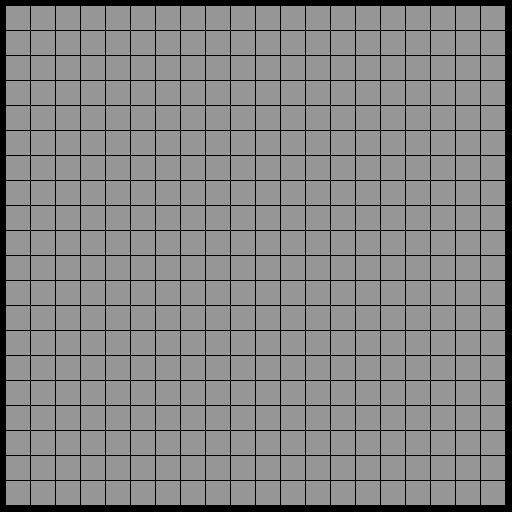
Frame 1 (no input)
Frame 60 (the mouse pressed at the canvas centre just before this capture): identical to frame 1, image omitted
Frame 120 (the mouse held since frame 60 and released just before this capture): identical to frame 1, image omitted

The Processing sketch that drew this single still picture (run headless with seeded random() and noise(); from frame 60 on, the mouse is pressed at the canvas centre):

// Processing sketch: Minesweeper
// ── Minesweeper.pde
public static boolean win = false;
public static boolean loose = false;
boolean newGame = false;
GridManager gridManager;

void setup () {
	size(512, 512);
	gridManager = new GridManager();
	startGame();
}

void startGame () {
	clearScreen();
	rectMode(CORNER);
	gridManager.initiateGrid();
	gridManager.placeMines();
	gridManager.adjecentField();
	gridManager.updateField();
	newGame = false;
	loose = false;
	win = false;
}

void draw () {
	if (win || loose)
		endGame();
}

void mouseClicked () {
	clearScreen();
	if (!loose || !win) {
		if (mouseButton == LEFT)
			gridManager.mouseClicked(mouseX, mouseY, "open");

		if (mouseButton == RIGHT) 
			gridManager.mouseClicked(mouseX, mouseY, "flag");
	}
	gridManager.updateField();
	gridManager.checkWinConditions();

	if (newGame)
		startGame();
}

void endGame () {
	gridManager.openAll();
	gridManager.updateField();

	fill(75, 75, 75, 115);
	rectMode(RADIUS);
	rect(width * 0.5, height * 0.3, 300, 75);

	fill(250);
	textSize(48);
	textAlign(CENTER);

	if (win)
		text("You win!", width * 0.5, height * 0.33);
	
	if (loose)
		text("Game over!", width * 0.5, height * 0.33);

	newGame = true;
	loose = false;
	win = false;
}

void clearScreen () {
	background(0);
}
// ── Field.pde
public class Field {
	private int x, y, size;
	public boolean isMine;
	public boolean opened;
	public boolean flagged;
	public int adjecentMines;

	public Field (int x, int y, int size) {
		this.x = x;
		this.y = y;
		this.size = width / size;
		this.isMine = isMine;
		this.opened = false;
		this.flagged = false;
	}

	public void draw () {
		if (!opened)
			fill(150);

		if (opened) {
			if (isMine)
				fill(200, 50, 50);
			else 
				fill(200);	
		}

		if (flagged)
			fill(50, 50, 200);

		rect(x * size + 5, y * size + 5, size, size);

		if (opened && adjecentMines != 0) {
			fill(20 * adjecentMines * 2, 20, 20);
			textSize(size * 0.5);
			textAlign(CENTER);
			text(adjecentMines, x * size + size * 0.75, y * size + size);
		}
	}

}
// ── GridManager.pde
public class GridManager {
	int gridSize;
	Field[][] mineField;
	int mines;

	public GridManager () {
		gridSize = 20;
		mineField = new Field[gridSize][gridSize];
	}

	public void initiateGrid () {
		mines = 0;
		for (int y = 0; y < gridSize; ++y) 
			for (int x = 0; x < gridSize; ++x) 
				mineField[x][y] = new Field(x, y, gridSize);
	}

	public void placeMines () {
		for (int y = 0; y < gridSize; ++y) 
			for (int x = 0; x < gridSize; ++x) 
				if (random(0, 1) < 0.05) {
					mineField[x][y].isMine = true;
					mines++;
				}
	}

	public void adjecentField() {
		for (int y = 0; y < gridSize; ++y) 
			for (int x = 0; x < gridSize; ++x) 
				for (int adjecentX = -1; adjecentX <= 1; adjecentX++)
					for (int adjecentY = -1; adjecentY <= 1; adjecentY++)
						if(	(x + adjecentX) >= 0 && 
							(y + adjecentY) >= 0 && 
							(x + adjecentX) < gridSize && 
							(y + adjecentY) < gridSize && 
							!(adjecentX == 0 && adjecentY == 0)
							)
							if (!mineField[x][y].isMine && mineField[x + adjecentX][y + adjecentY].isMine)
								mineField[x][y].adjecentMines++;
	}
	
	public void mouseClicked (int mousex, int mousey, String action) {
		int size = width / gridSize;
		for (int y = 0; y < gridSize; ++y) {
			for (int x = 0; x < gridSize; ++x) {
				if (mousex < x * size + size && 
					mousex > x * size &&
					mousey < y * size + size && 
					mousey > y * size) {

					if (!mineField[x][y].opened) {
						if (action == "open") {
							mineField[x][y].opened = true;
							mineField[x][y].flagged = false;
							if(mineField[x][y].adjecentMines == 0)
								openZeros(x, y);
						}
						if (action == "flag") {
							if (!mineField[x][y].flagged)
								mineField[x][y].flagged = true;
							else 
								mineField[x][y].flagged = false;
						}
					}
				}
			}
		}
	}

	private void openZeros (int x, int y) {
		for (int adjecentX = -1; adjecentX <= 1; adjecentX++)
			for (int adjecentY = -1; adjecentY <= 1; adjecentY++) 
				if(	(x + adjecentX) >= 0 && 
					(y + adjecentY) >= 0 && 
					(x + adjecentX) < gridSize && 
					(y + adjecentY) < gridSize && 
					!(adjecentX == 0 && adjecentY == 0)
					) 
				{
					if (!mineField[x + adjecentX][y + adjecentY].opened && 
						!mineField[x + adjecentX][y + adjecentY].flagged) 
					{
						if (mineField[x + adjecentX][y + adjecentY].adjecentMines > 0)
							mineField[x + adjecentX][y + adjecentY].opened = true;
						
						if (mineField[x + adjecentX][y + adjecentY].adjecentMines == 0) {
							mineField[x + adjecentX][y + adjecentY].opened = true;
							openZeros(x + adjecentX, y + adjecentY);
						}
					}
				}

	}

	public void updateField () {
		for (int y = 0; y < gridSize; ++y) 
			for (int x = 0; x < gridSize; ++x)
				mineField[x][y].draw();
		}

	public void openAll () {
		for (int y = 0; y < gridSize; ++y) 
			for (int x = 0; x < gridSize; ++x) 
				mineField[x][y].opened = true;
	}

	public void checkWinConditions () {
		int notOpened = 0;
		int minesFlagged = 0;

		for (int y = 0; y < gridSize; ++y) 
			for (int x = 0; x < gridSize; ++x){
				if (!mineField[x][y].opened)
					notOpened++;

				if (mineField[x][y].flagged && mineField[x][y].isMine)
					minesFlagged++;

				if (mineField[x][y].isMine && mineField[x][y].opened)
					Minesweeper.loose = true;
			}

		if (minesFlagged == mines || notOpened == mines)
			Minesweeper.win = true;

	}
}
